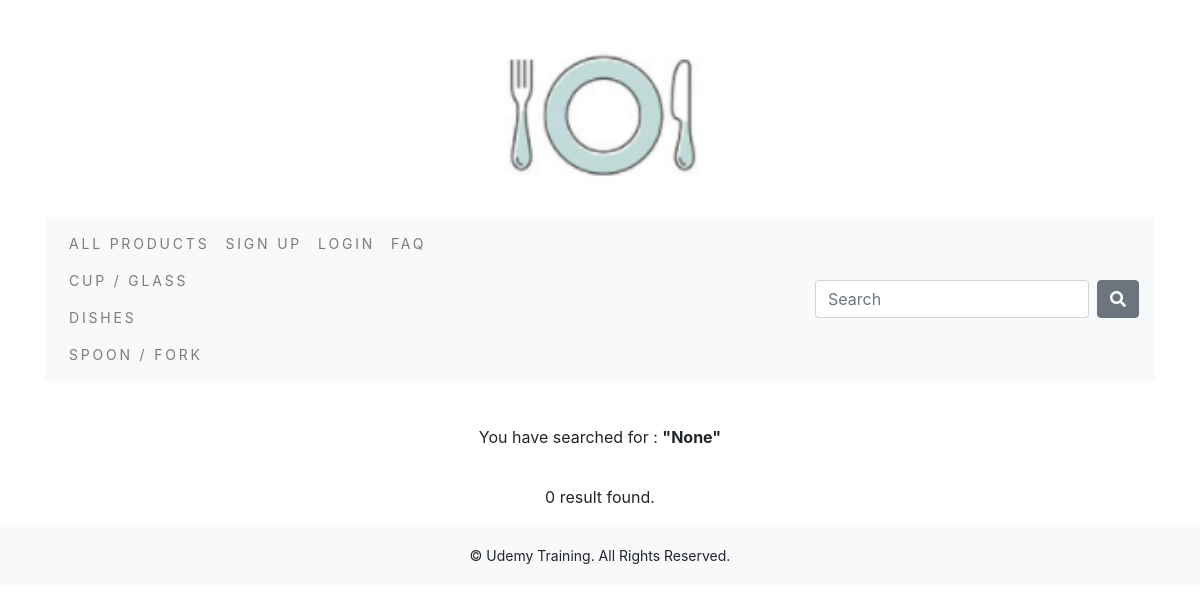
The app's page /search/ with its own data.
### shop/models.py (models this page shows, shortened)
class Category(models.Model) :
    name = models.CharField(max_length=250, unique=True)
    slug = models.SlugField(max_length=250, unique=True)
    class Meta :
        ordering = ('name',)
        verbose_name = 'category'
        verbose_name_plural = 'categories'
    def get_url(self) :
        return reverse('shop:products_by_category', args = [self.slug])

### search_app/views.py (the view)
# urls.py: path('', views.searchResult, name="searchResult"),
def searchResult(request) :
    products = None
    query = None
    if 'q' in request.GET :
        query = request.GET.get('q')
        products = Product.objects.all().filter(Q(name__contains=query) | Q(description__contains=query))
    return render(request, 'search_app/search.html', {'query':query, 'products':products})

### cart/context_processors.py (called while the page is built)
def counter(request) :
    item_count = 0
    if 'admin' in request.path :
        return {}
    else :
        try :
            cart = Cart.objects.filter(cart_id = _cart_id(request))
            cart_items = CartItem.objects.all().filter(cart=cart[:1])
            for cart_item in cart_items :
                item_count += cart_item.quantity
        except Cart.DoesNotExist :
            item_count = 0
    return dict(item_count = item_count)

### cart/views.py (called while the page is built)
def _cart_id(request) :
    cart = request.session.session_key
    if not cart :
        cart = request.session.create()
    return cart

### shop/context_processors.py (called while the page is built)
def menu_links(request) :
    links = Category.objects.all()
    return dict(links = links)

### templates/search_app/search.html (shortened to what this page needs)
{% extends "base.html" %}
{% load static %}
{% block content %}
    <div>
        <p class="text-center my_search_text">You have searched for : <b>"{{ query }}"</b></p>
    </div>
    <div class="container">
        <div class="row mx-auto">
            {% for product in products %}
            <div class="my_bottom_margin col-9 col-sm-6 col-md-4 col-lg-4">
                <div class="card text-center" style="min-width: 18rem;">
                    <a href = "{{product.get_url}}"><img class="card-img-top my_image" src = "{{product.image.url}}" alt = "{{product.name}}"></a>
                    <div class="card-body">
                        <h4>{{product.name}}</h4>
                        <p>{{product.price}}</p>
                    </div>
                </div>
            </div>
            {% empty %}
            <div class="row mx-auto">
                <p class="text-center my_search_text">0 result found.</p>
            </div>
            {% endfor %}
        </div>
    </div>
{% endblock %}

### templates/navbar.html (shortened to what this page needs)
<nav class="navbar navbar-expand-lg navbar-light bg-light">
  <div class="collapse navbar-collapse" id="navbarSupportedContent">
    <ul class="navbar-nav mr-auto">
      <li class="nav-item">
        <a class="nav-link" href="{% url 'shop:allProdCat' %}">All Products</a>
        {% for cat1 in links %}
        <a class="nav-link" href="{{cat1.get_url}}">{{cat1.name}}</a>
        {% endfor %}
      </li>
      {% if not request.session.user %}
        <li class="nav-item">
          <a class="nav-link" href="{% url 'account:register' %}">Sign up</a>
        </li>
        <li class="nav-item">
          <a class="nav-link" href="{% url 'account:login' %}">Login</a>
        </li>
      {% else %}
        <li class="nav-item">
          <a class="nav-link" href="{% url 'account:logout' %}">Logout</a>
        </li>
      {% endif %}
      <li class="nav-item">
        <a class="nav-link" href = "{% url 'board:board_list' %}">FAQ</a>
      </li>
    </ul>
    <form class="form-inline my-2 my-lg-0" action="{% url 'search_app:searchResult' %}" method="get">
      <input class="form-control mr-sm-2" type="search" placeholder="Search" aria-label="Search" name = "q">
      <button class="btn btn-secondary my-2 my-sm-0" type="submit"><i class="fas fa-search"></i></button>
    </form>
  </div>
</nav>

### static/css/custom.css (style rules this page uses)
.nav-item { letter-spacing: .2em; font-size: 14px; text-transform: uppercase; }
.my_search_text { padding-top: 20px; }

### records on screen
Category: name "CUP / GLASS"
Category: name "DISHES"
Category: name "SPOON / FORK"

### other values on screen
{{ query }} "None"
